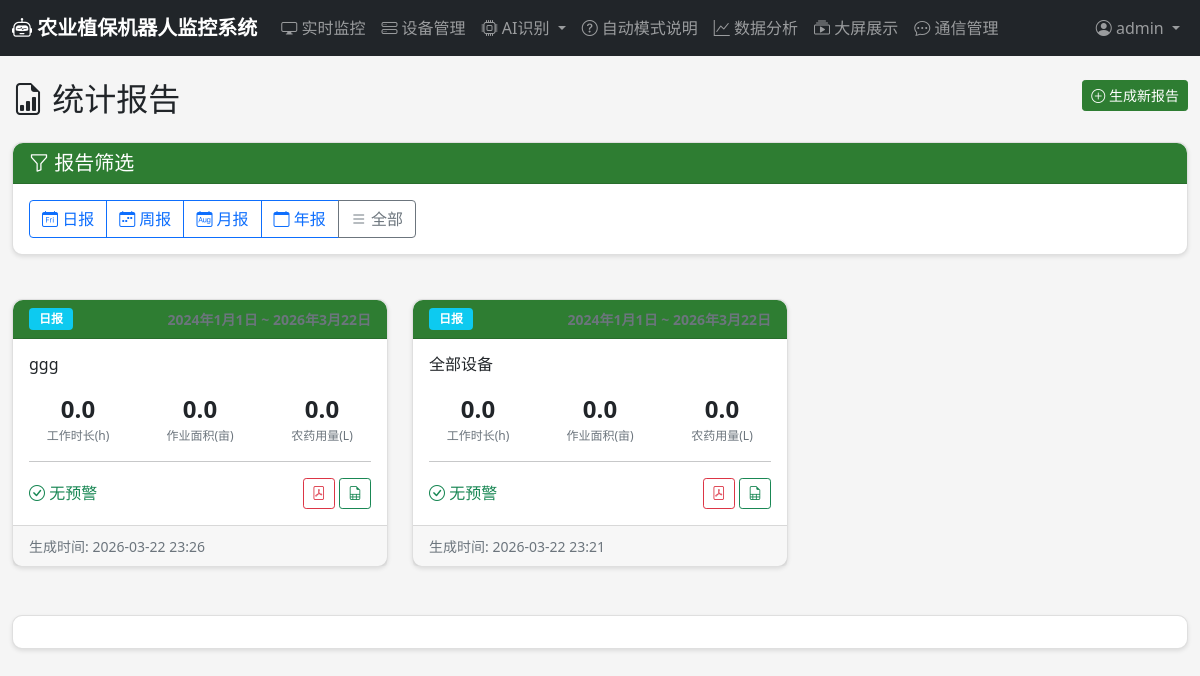
/data/reports/ (signed in), run on the app's committed database.
### users/models.py (models this page shows, shortened)
class User(AbstractUser):
    ROLE_CHOICES = [
        ('admin', '管理员'),
        ('operator', '操作员'),
        ('viewer', '查看者'),
    ]
    role = models.CharField(max_length=20, choices=ROLE_CHOICES, default='viewer', verbose_name='角色')
    phone = models.CharField(max_length=20, blank=True, verbose_name='手机号')
    avatar = models.ImageField(upload_to='avatars/', blank=True, verbose_name='头像')
    created_at = models.DateTimeField(auto_now_add=True, verbose_name='创建时间')
    last_login_ip = models.GenericIPAddressField(blank=True, null=True, verbose_name='最后登录IP')
    class Meta:
        verbose_name = '用户'
        verbose_name_plural = '用户'

### data_analysis/models.py (models this page shows, shortened)
class StatisticalReport(models.Model):
    REPORT_TYPES = [
        ('daily', '日报'),
        ('weekly', '周报'),
        ('monthly', '月报'),
        ('yearly', '年报'),
    ]
    device = models.ForeignKey(RobotDevice, on_delete=models.CASCADE, related_name='reports', verbose_name='设备', null=True, blank=True)
    report_type = models.CharField(max_length=20, choices=REPORT_TYPES, verbose_name='报告类型')
    start_date = models.DateField(verbose_name='开始日期')
    end_date = models.DateField(verbose_name='结束日期')
    total_work_hours = models.FloatField(default=0, verbose_name='总工作时间(小时)')
    total_area = models.FloatField(default=0, verbose_name='总作业面积(亩)')
    total_pesticide = models.FloatField(default=0, verbose_name='总农药用量(L)')
    pest_alert_count = models.IntegerField(default=0, verbose_name='病虫害预警数')
    crop_health_score = models.FloatField(null=True, blank=True, verbose_name='作物健康评分')
    data_json = models.JSONField(null=True, blank=True, verbose_name='详细数据JSON')
    generated_at = models.DateTimeField(auto_now_add=True, verbose_name='生成时间')
    class Meta:
        verbose_name = '统计报告'
        verbose_name_plural = '统计报告'
        ordering = ['-generated_at']

### devices/models.py (models this page shows, shortened)
class RobotDevice(models.Model):
    STATUS_CHOICES = [
        ('online', '在线'),
        ('offline', '离线'),
        ('working', '工作中'),
        ('charging', '充电中'),
        ('error', '故障'),
    ]
    RUN_MODE_CHOICES = [
        ('auto', '自动模式'),
        ('manual', '手动模式'),
        ('scheduled', '定时任务模式'),
    ]
    device_id = models.CharField(max_length=100, unique=True, verbose_name='设备唯一标识')
    name = models.CharField(max_length=100, verbose_name='设备名称')
    model = models.CharField(max_length=100, blank=True, verbose_name='型号')
    manufacturer = models.CharField(max_length=100, blank=True, verbose_name='制造商')
    serial_number = models.CharField(max_length=100, blank=True, verbose_name='序列号')
    status = models.CharField(max_length=20, choices=STATUS_CHOICES, default='offline', verbose_name='状态')
    run_mode = models.CharField(max_length=20, choices=RUN_MODE_CHOICES, default='auto', verbose_name='运行模式')
    battery_level = models.IntegerField(default=0, verbose_name='电量百分比')
    location_lat = models.DecimalField(max_digits=10, decimal_places=6, null=True, blank=True, verbose_name='纬度')
    location_lng = models.DecimalField(max_digits=10, decimal_places=6, null=True, blank=True, verbose_name='经度')
    spray_rate = models.FloatField(default=1.0, verbose_name='喷洒速率(L/min)')
    patrol_interval = models.IntegerField(default=60, verbose_name='巡检间隔(分钟)')
    obstacle_avoidance_sensitivity = models.IntegerField(default=50, verbose_name='避障灵敏度')
    last_heartbeat = models.DateTimeField(null=True, blank=True, verbose_name='最后心跳时间')
    registered_at = models.DateTimeField(auto_now_add=True, verbose_name='注册时间')
    owner = models.ForeignKey(settings.AUTH_USER_MODEL, on_delete=models.CASCADE, related_name='owned_devices', verbose_name='所有者')
    class Meta:
        verbose_name = '机器人设备'
        verbose_name_plural = '机器人设备'
        ordering = ['-registered_at']

### data_analysis/views.py (the view)
# urls.py: path('reports/', views.statistical_report_list, name='statistical_report_list'),
@login_required
def statistical_report_list(request):
    reports = StatisticalReport.objects.all().order_by('-generated_at')
    paginator = Paginator(reports, 20)
    page_number = request.GET.get('page')
    page_obj = paginator.get_page(page_number)
    return render(request, 'data_analysis/report_list.html', {'page_obj': page_obj})

### templates/data_analysis/report_list.html (shortened to what this page needs)
{% extends 'base.html' %}
{% block content %}
<h2 class="mb-4">
    <i class="bi bi-file-earmark-bar-graph"></i> 统计报告
    <a href="{% url 'data_analysis:generate_report' %}" class="btn btn-primary btn-sm float-end">
        <i class="bi bi-plus-circle"></i> 生成新报告
    </a>
</h2>
<div class="row mb-4">
    <div class="col-md-12">
        <div class="card">
            <div class="card-header">
                <h5 class="mb-0"><i class="bi bi-funnel"></i> 报告筛选</h5>
            </div>
            <div class="card-body">
                <div class="btn-group" role="group">
                    <a href="?type=daily" class="btn btn-outline-primary {% if report_type == 'daily' %}active{% endif %}">
                        <i class="bi bi-calendar-day"></i> 日报
                    </a>
                    <a href="?type=weekly" class="btn btn-outline-primary {% if report_type == 'weekly' %}active{% endif %}">
                        <i class="bi bi-calendar-week"></i> 周报
                    </a>
                    <a href="?type=monthly" class="btn btn-outline-primary {% if report_type == 'monthly' %}active{% endif %}">
                        <i class="bi bi-calendar-month"></i> 月报
                    </a>
                    <a href="?type=yearly" class="btn btn-outline-primary {% if report_type == 'yearly' %}active{% endif %}">
                        <i class="bi bi-calendar"></i> 年报
                    </a>
                    <a href="{% url 'data_analysis:statistical_report_list' %}" class="btn btn-outline-secondary">
                        <i class="bi bi-list"></i> 全部
                    </a>
                </div>
            </div>
        </div>
    </div>
</div>
{% if page_obj %}
<div class="row mb-4">
    {% for report in page_obj %}
    <div class="col-md-6 col-lg-4">
        <div class="card report-card mb-4">
            <div class="card-header d-flex justify-content-between align-items-center">
                <span class="badge bg-{% if report.report_type == 'daily' %}info{% elif report.report_type == 'weekly' %}primary{% elif report.report_type == 'monthly' %}success{% else %}warning{% endif %} badge-type">
                    {{ report.get_report_type_display }}
                </span>
                <small class="text-muted">{{ report.start_date }} ~ {{ report.end_date }}</small>
            </div>
            <div class="card-body">
                <h6 class="card-title">{{ report.device.name|default:"全部设备" }}</h6>
                <div class="row text-center mt-3">
                    <div class="col-4">
                        <div class="stat-value">{{ report.total_work_hours|floatformat:1 }}</div>
                        <div class="stat-label">工作时长(h)</div>
                    </div>
                    <div class="col-4">
                        <div class="stat-value">{{ report.total_area|floatformat:1 }}</div>
                        <div class="stat-label">作业面积(亩)</div>
                    </div>
                    <div class="col-4">
                        <div class="stat-value">{{ report.total_pesticide|floatformat:1 }}</div>
                        <div class="stat-label">农药用量(L)</div>
                    </div>
                </div>
                <hr>
                <div class="d-flex justify-content-between align-items-center">
                    <span class="text-muted">
                        {% if report.pest_alert_count > 0 %}
                        <span class="text-danger"><i class="bi bi-exclamation-triangle"></i> {{ report.pest_alert_count }}次预警</span>
                        {% else %}
                        <span class="text-success"><i class="bi bi-check-circle"></i> 无预警</span>
                        {% endif %}
                    </span>
                    <div>
                        <button onclick="exportReport({{ report.id }}, 'pdf')" class="btn btn-sm btn-outline-danger" title="导出PDF">
                            <i class="bi bi-file-pdf"></i>
                        </button>
                        <button onclick="exportReport({{ report.id }}, 'csv')" class="btn btn-sm btn-outline-success" title="导出CSV">
                            <i class="bi bi-file-earmark-spreadsheet"></i>
                        </button>
                    </div>
                </div>
            </div>
            <div class="card-footer text-muted">
                <small>生成时间: {{ report.generated_at|date:"Y-m-d H:i" }}</small>
            </div>
        </div>
    </div>
    {% endfor %}
</div>
<div class="card">
    <div class="card-body">
    </div>
</div>
{% endif %}
{% endblock %}

### templates/base.html (shortened to what this page needs)
{% load static %}
<!DOCTYPE html>
<html lang="zh-CN">
<head>
    <link href="https://cdn.jsdelivr.net/npm/bootstrap@5.1.3/dist/css/bootstrap.min.css" rel="stylesheet">
    <link rel="stylesheet" href="https://cdn.jsdelivr.net/npm/bootstrap-icons@1.8.1/font/bootstrap-icons.css">
    <link rel="stylesheet" href="{% static 'css/style.css' %}">
</head>
<body>
    {% if user.is_authenticated %}
    <nav class="navbar navbar-expand-lg navbar-dark bg-dark">
        <div class="container-fluid">
            <a class="navbar-brand" href="/dashboard/">
                <i class="bi bi-robot"></i> 农业植保机器人监控系统
            </a>
            <div class="collapse navbar-collapse" id="navbarNav">
                <ul class="navbar-nav me-auto">
                    <li class="nav-item">
                        <a class="nav-link" href="{% url 'monitoring:monitoring_dashboard' %}">
                            <i class="bi bi-display"></i> 实时监控
                        </a>
                    </li>
                    <li class="nav-item">
                        <a class="nav-link" href="{% url 'devices:device_list' %}">
                            <i class="bi bi-hdd-stack"></i> 设备管理
                        </a>
                    </li>
                    <li class="nav-item dropdown">
                        <a class="nav-link dropdown-toggle" href="#" id="aiDropdown" data-bs-toggle="dropdown">
                            <i class="bi bi-cpu"></i> AI识别
                        </a>
                    </li>
                    <li class="nav-item">
                        <a class="nav-link" href="{% url 'monitoring:auto_mode_info' %}">
                            <i class="bi bi-question-circle"></i> 自动模式说明
                        </a>
                    </li>
                    <li class="nav-item">
                        <a class="nav-link" href="{% url 'data_analysis:data_dashboard' %}">
                            <i class="bi bi-graph-up"></i> 数据分析
                        </a>
                    </li>
                    <li class="nav-item">
                        <a class="nav-link" href="{% url 'data_analysis:big_screen' %}">
                            <i class="bi bi-collection-play"></i> 大屏展示
                        </a>
                    </li>
                    <li class="nav-item">
                        <a class="nav-link" href="{% url 'communication:connection_list' %}">
                            <i class="bi bi-chat-dots"></i> 通信管理
                        </a>
                    </li>
                </ul>
                <ul class="navbar-nav">
                    <li class="nav-item dropdown">
                        <a class="nav-link dropdown-toggle" href="#" id="userDropdown" data-bs-toggle="dropdown">
                            <i class="bi bi-person-circle"></i> {{ user.username }}
                        </a>
                    </li>
                </ul>
            </div>
        </div>
    </nav>
    {% endif %}
    <div class="container-fluid mt-4">
        {% block content %}{% endblock %}
    </div>
</body>
</html>

### static/css/style.css (style rules this page uses)
:root { --primary-color: #2e7d32; --secondary-color: #4caf50; --dark-bg: #1b5e20; --light-bg: #e8f5e9; }
body { font-family: 'Segoe UI', Tahoma, Geneva, Verdana, sans-serif; background-color: #f5f5f5; }
.navbar-brand { font-weight: bold; }
.card { border-radius: 10px; box-shadow: 0 2px 4px rgba(0,0,0,0.1); margin-bottom: 20px; }
.card-header { background-color: var(--primary-color); color: white; font-weight: bold; border-radius: 10px 10px 0 0 !important; }
.btn-primary { background-color: var(--primary-color); border-color: var(--primary-color); }

### templates/data_analysis/report_list.html (style rules this page uses)
.report-card { transition: transform 0.2s, box-shadow 0.2s; }
.badge-type { font-size: 0.75rem; padding: 5px 10px; }
.stat-value { font-size: 1.5rem; font-weight: bold; }
.stat-label { font-size: 0.75rem; color: #6c757d; }

### data on the page
User: username "admin"
StatisticalReport: report_type "日报", start_date "2024年1月1日", end_date "2026年3月22日", device.name "ggg", total_work_hours "0.0", total_area "0.0", total_pesticide "0.0", pest_alert_count 0 (drawn), generated_at "2026-03-22 23:26"
StatisticalReport: report_type "日报", start_date "2024年1月1日", end_date "2026年3月22日", device.name "全部设备", total_work_hours "0.0", total_area "0.0", total_pesticide "0.0", pest_alert_count 0 (drawn), generated_at "2026-03-22 23:21"
